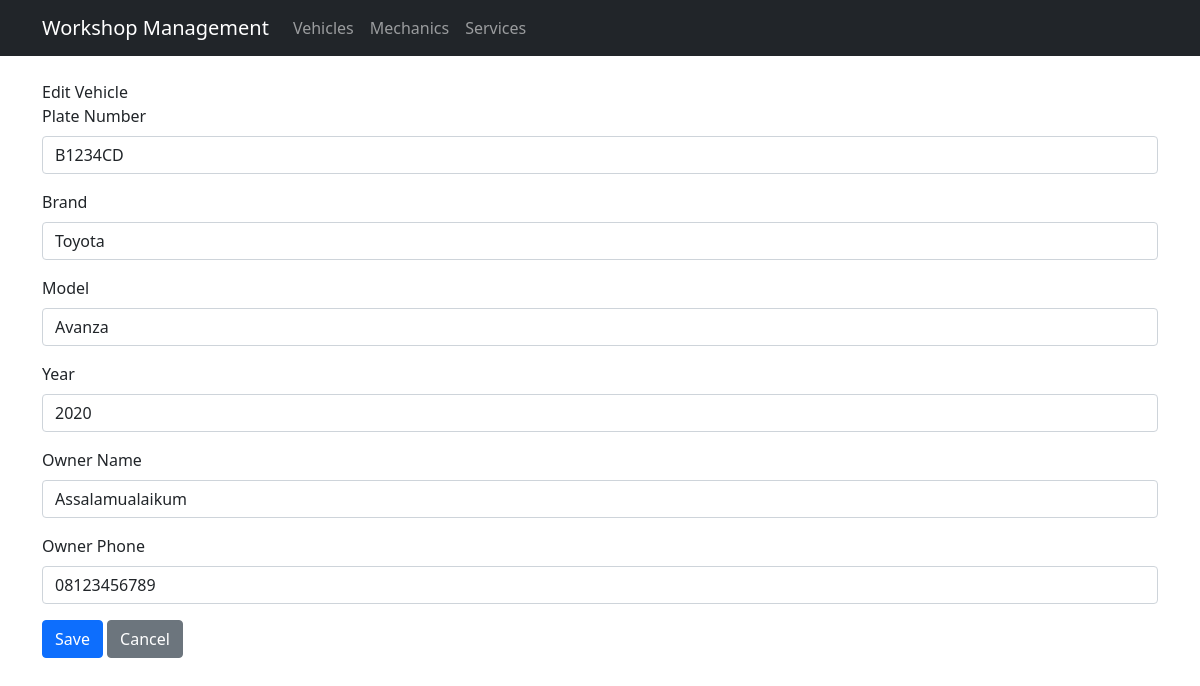
The app's page /index.php?entity=vehicle&action=edit&id=1 with its own data.
### tables this page shows
CREATE TABLE IF NOT EXISTS vehicles (
    id INT PRIMARY KEY AUTO_INCREMENT,
    plate_number VARCHAR(20) NOT NULL,
    brand VARCHAR(50) NOT NULL,
    model VARCHAR(50) NOT NULL,
    year INT NOT NULL,
    owner_name VARCHAR(100) NOT NULL,
    owner_phone VARCHAR(20) NOT NULL
);

### model/Vehicle.php (called while the page is built, shortened)
<?php
class Vehicle {
    private $conn;
    private $table = "vehicles";
    public function __construct() {
        $database = new Database();
        $this->conn = $database->getConnection();
    }
    public function getVehicleById($id) {
        $query = "SELECT * FROM " . $this->table . " WHERE id = :id";
        $stmt = $this->conn->prepare($query);
        $stmt->bindParam(':id', $id);
        $stmt->execute();
        return $stmt->fetch(PDO::FETCH_ASSOC);
    }
}

### config/Database.php (called while the page is built, shortened)
<?php
class Database {
    private $host = "localhost";
    private $username = "root";
    private $password = "";
    private $database = "workshop_db";
    public function getConnection() {
        $this->conn = null;
        try {
            $this->conn = new PDO("mysql:host=" . $this->host . ";dbname=" . $this->database, $this->username, $this->password);
            $this->conn->setAttribute(PDO::ATTR_ERRMODE, PDO::ERRMODE_EXCEPTION);
        } catch(PDOException $e) {
            echo "Connection error: " . $e->getMessage();
        }
        return $this->conn;
    }
}
?>

### viewmodel/VehicleViewModel.php (called while the page is built, shortened)
<?php
require_once 'model/Vehicle.php';
class VehicleViewModel {
    private $model;
    public function __construct() {
        $this->model = new Vehicle();
    }
    public function getVehicleById($id) {
        return $this->model->getVehicleById($id);
    }
}

### views/vehicle_form.php (the view)
<?php require_once 'views/template/header.php'; ?>
<h2><?php echo isset($_GET['id']) ? 'Edit Vehicle' : 'Add New Vehicle'; ?></h2>
<form action="index.php?entity=vehicle&action=<?php echo isset($_GET['id']) ? 'update&id=' . $_GET['id'] : 'save'; ?>" method="POST" class="mb-4">
    <div class="mb-3">
        <label for="plate_number" class="form-label">Plate Number</label>
        <input type="text" class="form-control" id="plate_number" name="plate_number" required
               value="<?php echo isset($vehicle['plate_number']) ? htmlspecialchars($vehicle['plate_number']) : ''; ?>">
    </div>
    <div class="mb-3">
        <label for="brand" class="form-label">Brand</label>
        <input type="text" class="form-control" id="brand" name="brand" required
               value="<?php echo isset($vehicle['brand']) ? htmlspecialchars($vehicle['brand']) : ''; ?>">
    </div>
    <div class="mb-3">
        <label for="model" class="form-label">Model</label>
        <input type="text" class="form-control" id="model" name="model" required
               value="<?php echo isset($vehicle['model']) ? htmlspecialchars($vehicle['model']) : ''; ?>">
    </div>
    <div class="mb-3">
        <label for="year" class="form-label">Year</label>
        <input type="number" class="form-control" id="year" name="year" required
               value="<?php echo isset($vehicle['year']) ? htmlspecialchars($vehicle['year']) : ''; ?>">
    </div>
    <div class="mb-3">
        <label for="owner_name" class="form-label">Owner Name</label>
        <input type="text" class="form-control" id="owner_name" name="owner_name" required
               value="<?php echo isset($vehicle['owner_name']) ? htmlspecialchars($vehicle['owner_name']) : ''; ?>">
    </div>
    <div class="mb-3">
        <label for="owner_phone" class="form-label">Owner Phone</label>
        <input type="text" class="form-control" id="owner_phone" name="owner_phone" required
               value="<?php echo isset($vehicle['owner_phone']) ? htmlspecialchars($vehicle['owner_phone']) : ''; ?>">
    </div>
    <button type="submit" class="btn btn-primary">Save</button>
    <a href="index.php?entity=vehicle" class="btn btn-secondary">Cancel</a>
</form>
<?php require_once 'views/template/footer.php'; ?>

### records on screen
vehicles: plate_number "B1234CD", brand "Toyota", model "Avanza", year "2020", owner_name "Assalamualaikum", owner_phone "08123456789"
